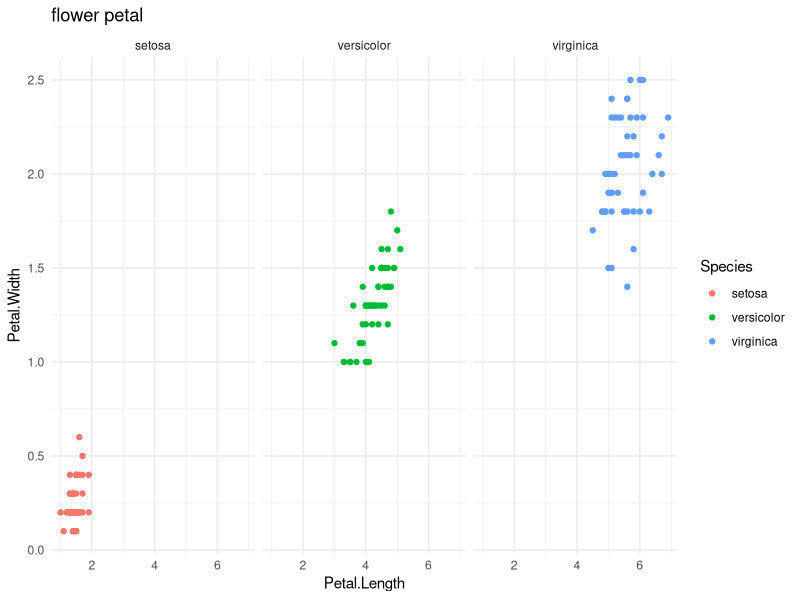

This chart was generated by the following R code:
## ---- chunk 1
library(ggplot2)
ggplot(iris,
       aes(Petal.Length, Petal.Width,
           color = Species)) +
  geom_point() +
  labs(title = "flower petal") +
  facet_wrap(~ Species) +
  theme_minimal()
